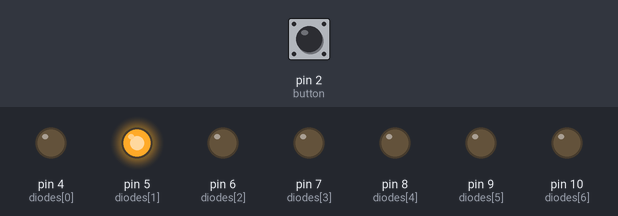
Bench run of a sketch on a simulated Arduino Uno, built with avr-gcc and run on an emulated ATmega328P. Parts: output pins drawn as LEDs (lit = HIGH). The inputs (shaded band) are chosen by the test bench; at power-on: pin 2 (button) HIGH.

Above: at 1.2 s.
1.3 s: pin 2 (button) pulled LOW for 0.15 s
At 2.2 s:
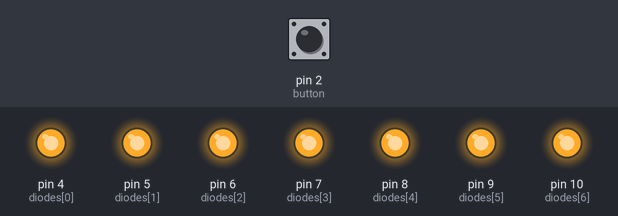
4.3 s: pin 2 (button) pulled LOW for 1 s
At 5.1 s:
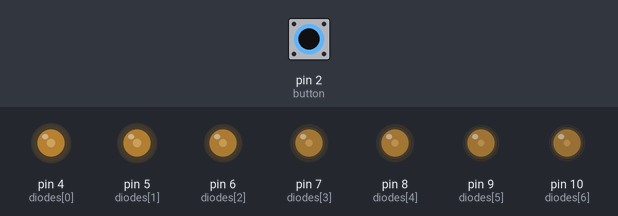
8.3 s: pin 2 (button) pulled LOW for 0.15 s
At 10.2 s:
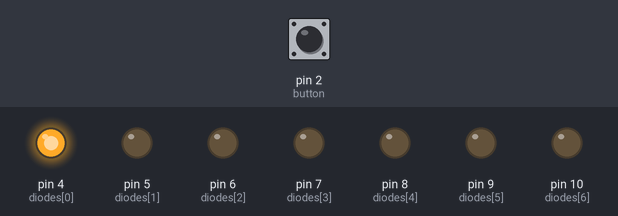
11.4 s: pin 2 (button) pulled LOW for 0.15 s
At 13.3 s:
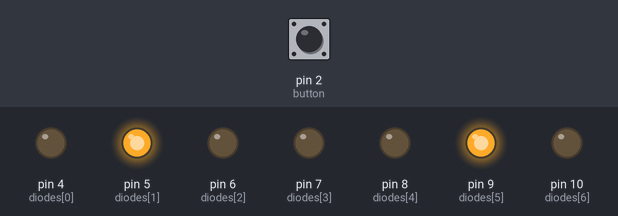
14.4 s: pin 2 (button) pulled LOW for 1 s
At 17.1 s:
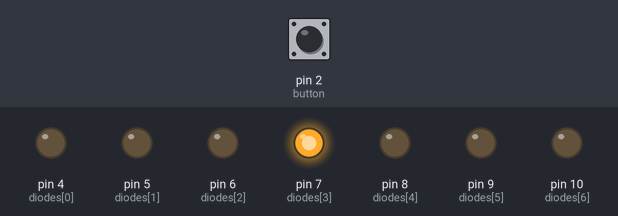
18.4 s: pin 2 (button) pulled LOW for 0.15 s
At 19.29 s:
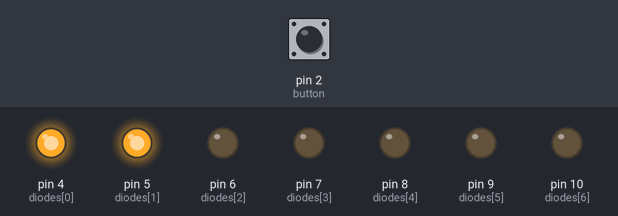
Timing chart, 0 to 22.5 s (numbered marks = the images above; inputs shaded):
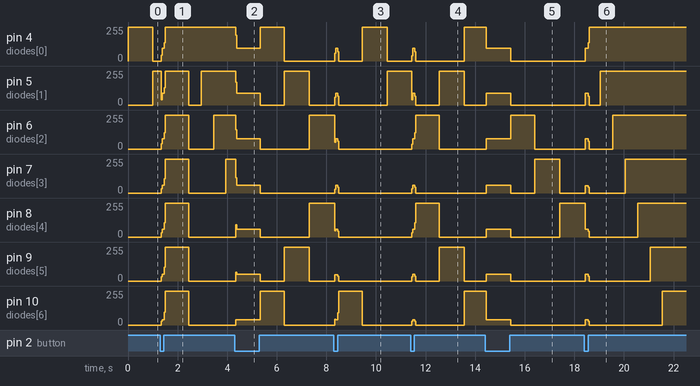

Measured:
- after the input at 1.3 s, pin 4 (diodes[0]): 0/255 → 95/255 at once, → 255/255 0.12 s later; pin 9 (diodes[5]): 0/255 → 49/255 at once, → 255/255 0.12 s later, → 0/255 0.99 s later; pin 10 (diodes[6]): 0/255 → 38/255 at once, → 255/255 0.12 s later, → 0/255 0.99 s later
- after the input at 4.3 s, pin 4 (diodes[0]): 255/255 → 95/255 at once, → 255/255 1.0 s later, → 0/255 0.96 s later; pin 7 (diodes[3]): 255/255 → 57/255 at once, → 0/255 1.0 s later
- after the input at 8.3 s, pin 6 (diodes[2]): 255/255 → 76/255 at once, → 0/255 0.12 s later; pin 7 (diodes[3]): 0/255 → 57/255 at once, → 0/255 0.12 s later; pin 8 (diodes[4]): 255/255 → 57/255 at once, → 0/255 0.12 s later
- after the input at 11.4 s, pin 4 (diodes[0]): 0/255 → 95/255 at once, → 0/255 0.12 s later, → 255/255 2.0 s later; pin 9 (diodes[5]): 0/255 → 49/255 at once, → 0/255 0.12 s later, → 255/255 0.99 s later, → 0/255 1.0 s later; pin 10 (diodes[6]): 0/255 → 38/255 at once, → 0/255 0.12 s later, → 255/255 2.0 s later
- after the input at 14.4 s, pin 4 (diodes[0]): 255/255 → 95/255 at once, → 0/255 1.0 s later; pin 7 (diodes[3]): 0/255 → 57/255 at once, → 0/255 1.0 s later, → 255/255 0.96 s later, → 0/255 1.0 s later; pin 10 (diodes[6]): 255/255 → 38/255 at once, → 0/255 1.0 s later
- after the input at 18.4 s, pin 6 (diodes[2]): 0/255 → 76/255 at once, → 0/255 0.12 s later, → 255/255 0.99 s later; pin 7 (diodes[3]): 0/255 → 56/255 at once, → 0/255 0.12 s later, → 255/255 1.5 s later

The sketch:

practice_3_4.ino
```cpp
#include <Arduino.h>
uint8_t diodes[] = {4, 5, 6, 7, 8, 9, 10};
uint8_t len = sizeof(diodes)/sizeof(diodes[0]);
int button = 2;
int i = 0;
bool lastReading = HIGH, lastStable = HIGH;
unsigned long lastChange = 0;
bool pressed(){
  bool read = digitalRead(button);
  if(read != lastReading){
    lastReading = read;
    lastChange = millis();
  }
  if(millis() - lastChange > 30){
    lastStable = read;
    if(lastStable == LOW) return true;
    else return false;
  }
}

void time_delay(int b){
  auto time_ = millis();
  while(millis() - time_ < b){ bool read = digitalRead(button); if(read == LOW) break;}
}
void running_fire(){
  for (uint8_t i = 0; i < len ; i++) {
    digitalWrite(diodes[i], HIGH);
    time_delay(1000);
    digitalWrite(diodes[i], LOW);
  }
}

void ongoing_traffic(){
  for(uint8_t i = 0; i < len; i++){
    digitalWrite(diodes[i], HIGH);
    digitalWrite(diodes[len-i-1], HIGH);
    time_delay(1000);
    digitalWrite(diodes[i], LOW);
    digitalWrite(diodes[len-i-1], LOW);
  }
}
void fill_n_empty(){
  for(uint8_t i = 0; i < len; i++){
    digitalWrite(diodes[i], HIGH);
    time_delay(500);
  }
  time_delay(1000);
  for(uint8_t i = 0 ; i < len; i++){
    digitalWrite(diodes[len-i-1], LOW);
  }
}
void (*functions[]) (void) = {running_fire,ongoing_traffic, fill_n_empty};
void setup(){
  for(uint8_t i = 0; i <len; i++) pinMode(diodes[i], OUTPUT);
  pinMode(button, INPUT_PULLUP);
}

void loop(){
  functions[i]();
  if(pressed()){
    i++;
    if(i >= 3) i=0;
  }
}
```
